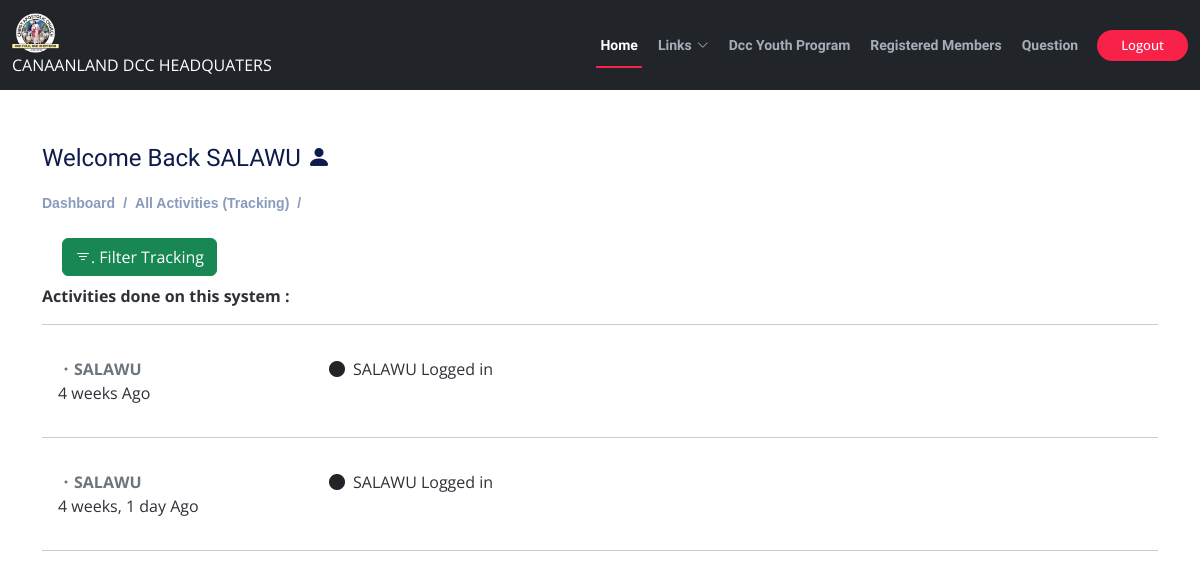
Before: /admins/admin-tracking?page=2 (signed in) with the older database file.
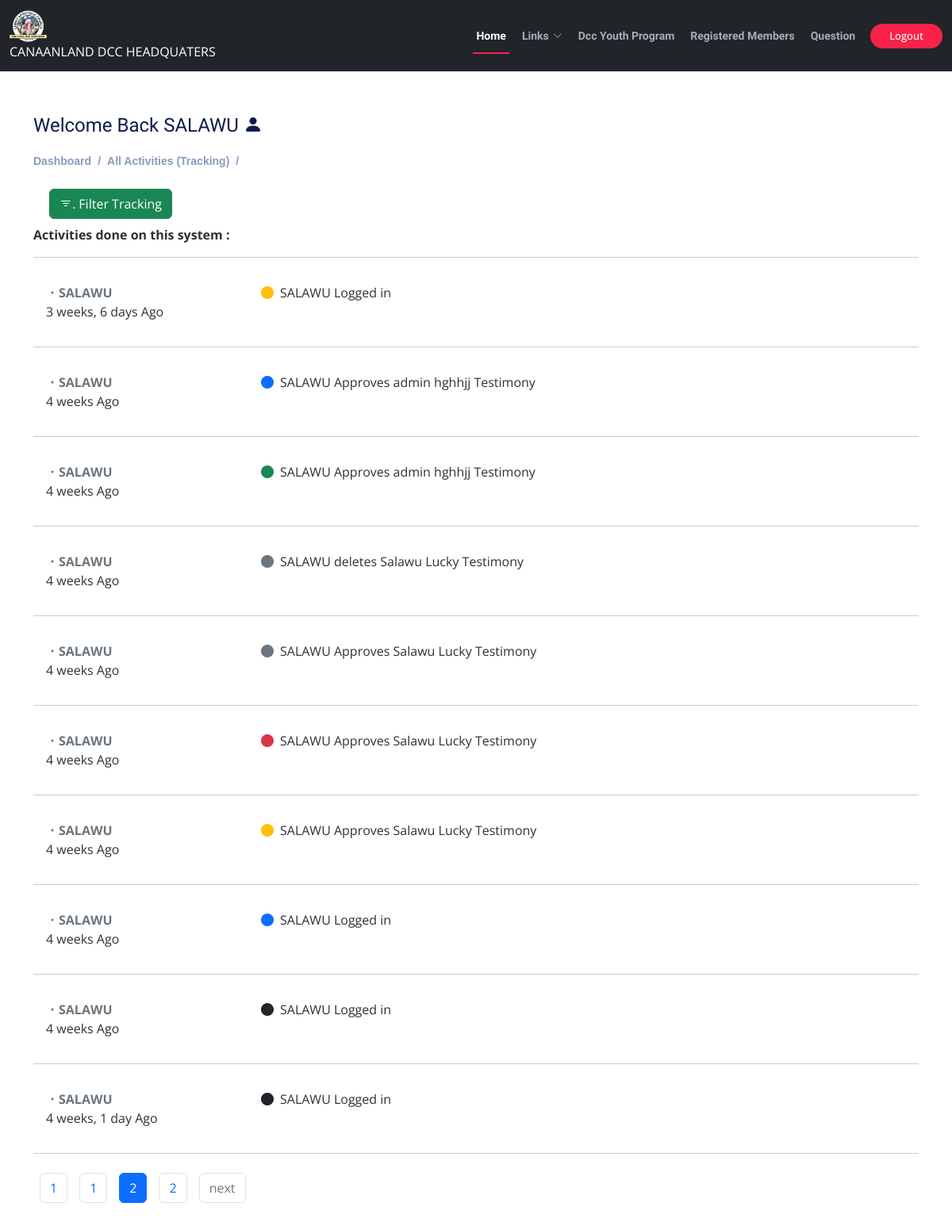
After: the same page with the newer database file.
### users/models.py (models this page shows, shortened)
class User(AbstractUser):
    username = None
    email = models.EmailField(max_length=150, unique=True, null=True, blank=True)
    phone = models.CharField(max_length=150,null=True, blank=True)
    district =models.ForeignKey(District,on_delete=models.SET_NULL,null=True, blank=True)
    objects=UserManager( )
    USERNAME_FIELD ='email'
    REQUIRED_FIELDS=['first_name','last_name']
    class Meta:
        ordering = ['-district']
        indexes = [
            models.Index(fields=['-district']),
        ]

### administrator/models.py (models this page shows, shortened)
class Tracking(models.Model):
    user = models.CharField(max_length=200, blank=True,null=True)
    action = models.CharField(max_length=2000, blank=True,null=True)
    color = models.CharField(max_length=10, blank=True,null=True)
    date = models.DateTimeField(auto_now_add=True, blank=True,null=True)
    class Meta:
        ordering = ['-date']
        indexes = [
            models.Index(fields=['-date']),
        ]

### users/decorators.py (the view)
    def wrapper_function(request, *args, **kwargs):
        group= None
        if request.user.groups.exists():
            group = request.user.groups.all()[0].name
        if group != 'admin':
            return HttpResponse("You're not allow to view this page.")
        return view_func(request, *args,**kwargs)

### administrator/views.py (called while the page is built)
@login_required(login_url='admin-login')
@admin_only
def admin_tracking(request):
    track = Tracking.objects.all()
    myFilter=TrackingFilter(request.GET, queryset=track)
    track=myFilter.qs
    p=Paginator(track, 20)
    page_num = request.GET.get('page',1)
    try:
        page = p.page(page_num)
    except PageNotAnInteger:
        page = p.page(1)
    except EmptyPage:
        page = p.page(p.num_pages)
    return render(request, "adm/admin-tracking.html",{'track':page})

### templates/adm/admin-tracking.html (shortened to what this page needs)
{% extends 'main.html' %}
{% block content %}
<div class="pagetitle container">
  <h4>Welcome Back {{request.user.first_name}} <i class="bi bi-person-fill"></i></h4>
  <nav>
    <ol class="breadcrumb">
      <li class="breadcrumb-item"><a href="{% url 'admin-dashboard' %}">Dashboard</a></li>
      <li class="breadcrumb-item">All Activities (Tracking)</li>
      <li class="breadcrumb-item"></li>
    </ol>
  </nav>
</div>
<div class="container col-lg-12" data-aos="fade-up">
    <div class="activity dashboard">
        <div class="container">
            <button data-bs-toggle="modal" data-bs-target="#filterTracking" type="button" class="btn btn-success m-2"><i class="bi bi-filter"></i>. Filter Tracking</button>
            </div>
        <b><span>Activities done on this system :</span><hr></b>
        {% if track %}
        {% for i in track %}
        <span class="dashboard">
        <div class="activity-item p-3 d-flex">
          <div class="activite-label col-5 col-sm-3 col-lg-3"><strong class='text-secondary'><i class="bi bi-dot"></i>{{i.user}}</strong><br>{{i.date|timesince}} Ago</div>
          <i class='bi bi-circle-fill activity-badge text-{{i.color}} align-self-start'></i>
          <div class="activity-content" style="margin-left: 8px;">
            {{i.action}}
          </div>
        </div>
      </span><hr>
        {% endfor %}
        {% if track.has_other_pages %}
    <ul class="pagination">
        {% if track.has_previous %}
            <li class="page-item m-2"><a class="page-link btn btn-danger" href="?page=1">1</a></li>
            {% for i in track.paginator.page_range %}
                {% if track.number|add:-3 <= i <= track.number|add:3 %}
                    <li class="page-item m-2 {% if i == track.number %}active{% endif %}">
                        <a class="page-link btn btn-danger" href="?page={{ i }}">{{ i }}</a>
                    </li>
                {% endif %}
            {% endfor %}
            <li class="page-item m-2"><a class="page-link btn btn-danger" href="?page={{ track.paginator.num_pages }}">{{ track.paginator.num_pages }}</a></li>
        {% endif %}
        {% if track.has_next %}
            <li class="page-item m-2"><a class="page-link btn btn-danger" href="?page={{ track.next_page_number }}">next</a></li>
        {% else %}
            <li class="page-item m-2 disabled"><span class="page-link btn btn-danger">next</span></li>
        {% endif %}
    </ul>
{% endif %}
        {% else %}
          <center ><h1 class="text-danger mt-4 text-weight-bold">Tracking Record not found</h1> </center>
        {% endif %}
    </div>
</div>
{% endblock content %}

### templates/main.html (shortened to what this page needs)
{% load static %}
{% load widget_tweaks %}
<!DOCTYPE html>
<html lang="en">
<head>
  <link href="{% static 'assets/vendor/aos/aos.css' %}" rel="stylesheet">
  <link href="{% static 'assets/vendor/bootstrap/css/bootstrap.min.css' %}" rel="stylesheet">
  <link href="{% static 'assets/vendor/bootstrap-icons/bootstrap-icons.css' %}" rel="stylesheet">
  <link href="{% static 'assets/vendor/glightbox/css/glightbox.min.css' %}" rel="stylesheet">
  <link href="{% static 'assets/vendor/swiper/swiper-bundle.min.css' %}" rel="stylesheet">
  <link href="{% static 'assets/css/style.css' %}" rel="stylesheet">
</head>
<body onload="message()">
  <header id="header" class="d-flex align-items-center bg-dark">
    <div class="container-fluid container-xxl d-flex align-items-center">
      <div id="logo" class="me-auto">
        {% if request.user.is_authenticated %}
        {% if user.groups.all.0.name == 'admin' %}
        <a href="{% url 'admin-dashboard' %}" class="scrollto"><img src="{% static 'assets/img/logo.png' %}" alt="" title=""></a>
        <div class="text-white"> CANAANLAND DCC HEADQUATERS</div>
        {% elif user.groups.all.0.name == 'secretary' %}
        <a href="{% url 'secretary-dashboard' %}" class="scrollto"><img src="{% static 'assets/img/logo.png' %}" alt="" title=""></a>
        <div class="text-white"> CANAANLAND DCC HEADQUATERS</div>
        {% endif %}
        {% else %}
        <a href="{% url 'index' %}" class="scrollto"><img src="{% static 'assets/img/logo.png' %}" alt="" title=""></a>
        <div class="text-white"> CANAANLAND DCC HEADQUATERS</div>
        {% endif %}
      </div>
      <nav id="navbar" class="navbar order-last order-lg-0">
        <ul>
          {% if request.user.is_authenticated %}
          {% if user.groups.all.0.name == 'admin' %}
          <li><a class="nav-link scrollto active" href="{% url 'admin-dashboard' %}">Home</a></li>
          <li class="dropdown"><a href="#"><span>Links</span> <i class="bi bi-chevron-down"></i></a>
          </li>
          {% else %}
          <li><a class="nav-link scrollto active" href="{% url 'secretary-dashboard' %}">Home</a></li>
          {% endif %}
          <li><a class="nav-link scrollto " href="{% url 'admin-program' %}">Dcc Youth Program</a></li>
          <li><a class="nav-link scrollto" href="{% url 'admin-member' %}">Registered Members</a></li>
          <li><a class="nav-link scrollto" href="{% url 'admin-question' %}">Question</a></li>
          {% endif %}
        </ul>
      </nav>
      {% if request.user.is_authenticated %}
      <a class="buy-tickets scrollto"  data-bs-toggle="modal" data-bs-target="#buy-ticket-modal"  href="#">Logout</a>
      {% else %}
      <a class="buy-tickets scrollto"  data-bs-toggle="modal" data-bs-target="#register"  href="#">Register</a>
      {% endif %}
    </div>
  </header>
<br><br><br><br><br><br>
{% block content %}
{% endblock content %}
</body>
</html>

### static/assets/css/style.css (style rules this page uses)
body { background: #fff; color: #2f3138; font-family: "Open Sans", sans-serif; }
a { color: #f82249; text-decoration: none; transition: 0.5s; }
h1, h2, h3, h4, h5, h6 { font-family: "Raleway", sans-serif; font-weight: 400; margin: 0 0 20px 0; padding: 0; color: #0e1b4d; }
#header { height: 90px; position: fixed; left: 0; top: 0; right: 0; transition: all 0.5s; z-index: 997; }
#header #logo img { padding: 0; margin: 0; max-height: 40px; }
.buy-tickets { color: #fff; background: #f82249; padding: 7px 22px; margin: 0 0 0 15px; border-radius: 50px; border: 2px solid #f82249; transition: all ease-in-out 0.3s; font-weight: 500; line-height: 1; font-size: 13px; white-space: nowrap; }
.navbar { padding: 0; }
.navbar ul { margin: 0; padding: 0; display: flex; list-style: none; align-items: center; }
.navbar li { position: relative; }
.navbar>ul>li { white-space: nowrap; padding: 10px 0 10px 12px; }
.navbar a, .navbar a:focus { display: flex; align-items: center; justify-content: space-between; color: rgba(202, 206, 221, 0.8); font-family: "Raleway", sans-serif; font-weight: 600; font-size: 14px; white-space: nowrap; transition: 0.3s; position: relative; padding: 6px 4px; }
.navbar a i, .navbar a:focus i { font-size: 12px; line-height: 0; margin-left: 5px; }
.navbar>ul>li>a:before { content: ""; position: absolute; width: 0; height: 2px; bottom: -6px; left: 0; background-color: #f82249; visibility: hidden; transition: all 0.3s ease-in-out 0s; }
.navbar a:hover:before, .navbar li:hover>a:before, .navbar .active:before { visibility: visible; width: 100%; }
.navbar a:hover, .navbar .active, .navbar .active:focus, .navbar li:hover>a { color: #fff; }
.breadcrumb { font-size: 14px; font-family: "Nunito", sans-serif; color: #899bbd; font-weight: 600; }
.breadcrumb a { color: #899bbd; transition: 0.3s; }
.breadcrumb .breadcrumb-item::before { color: #899bbd; }

Changed rows visible on the page:
added Tracking: user "SALAWU", date "3 weeks, 6 days", action "SALAWU Logged in"
added Tracking: user "SALAWU", date "4 weeks", action "SALAWU Approves admin hghhjj Testimony"
added Tracking: user "SALAWU", date "4 weeks", action "SALAWU Approves admin hghhjj Testimony"
added Tracking: user "SALAWU", date "4 weeks", action "SALAWU deletes Salawu Lucky Testimony"
added Tracking: user "SALAWU", date "4 weeks", action "SALAWU Approves Salawu Lucky Testimony"
added Tracking: user "SALAWU", date "4 weeks", action "SALAWU Approves Salawu Lucky Testimony"
added Tracking: user "SALAWU", date "4 weeks", action "SALAWU Approves Salawu Lucky Testimony"
added Tracking: user "SALAWU", date "4 weeks", action "SALAWU Logged in"
Other visible differences:
{{ track.paginator.num_pages }}: (not shown) → "2"
text now shown: "1 next"
new list line: "1"
new list line: "2"
